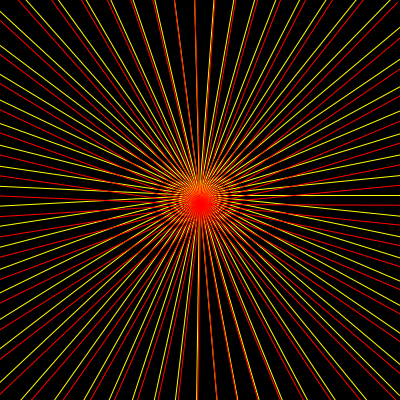
Frame 1 (no input)
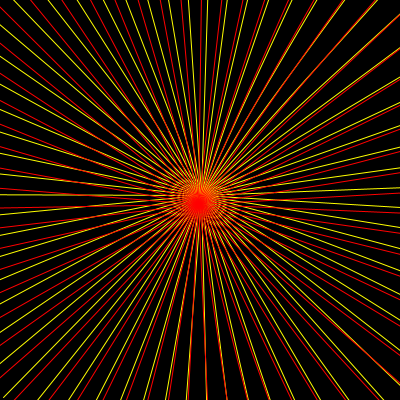
Frame 60 (the mouse pressed at the canvas centre just before this capture)
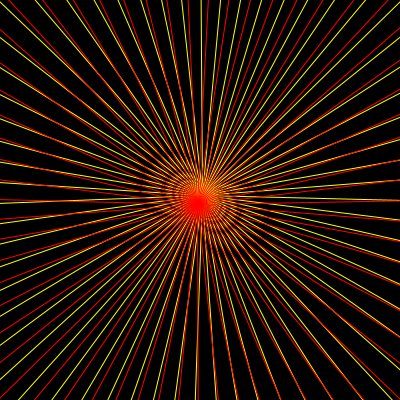
Frame 120 (the mouse held since frame 60 and released just before this capture)

The Processing sketch that drew these frames (run headless with seeded random() and noise(); from frame 60 on, the mouse is pressed at the canvas centre):

// Processing sketch: processing_135457
// ── processing_135457.pde

/*
  Andor Salga
  Moire Circles
*/
  
void setup(){
  size(400, 400);
}

void draw(){
  background(0);
  
  pushMatrix();
  translate(width/2, height/2);

  pushMatrix();
    translate(-sin(frameCount/10.0)* 5, -cos(frameCount/10.0)* 5);
    rotate(frameCount/1000.0);
    stroke(255,255, 0);
    drawLines();
  popMatrix();

  pushMatrix();
    translate(sin(frameCount/10.0)* 5, cos(frameCount/10.0)* 5);
    rotate(-frameCount/1000.0);
    stroke(255, 0, 0);
    drawLines();
  popMatrix();

  popMatrix();
}

void drawLines(){
  for(float i = 0;i < TWO_PI; i += 0.1){
    rotate(i);
    line(0, 0, width/2, height/2);
    rotate(-i);
  }
}
